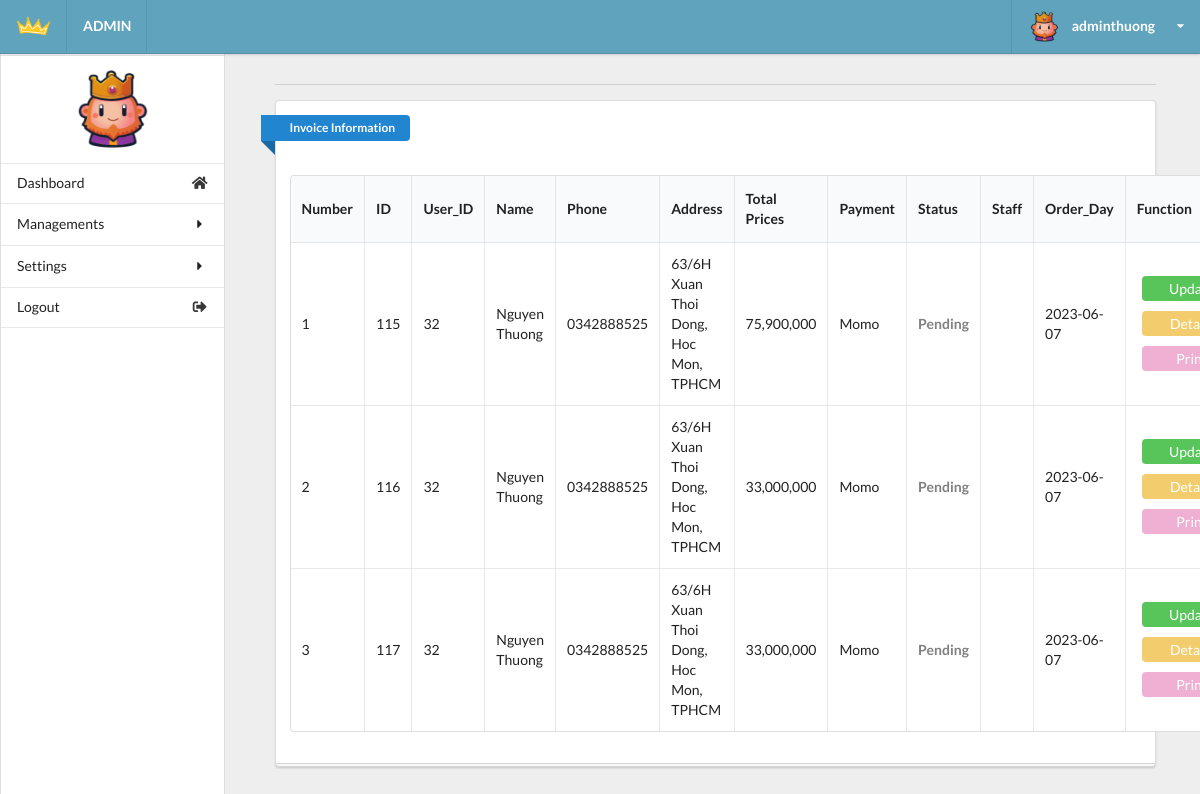
Before: /admin/admin.php?act=invoice (signed in) with the older database file.
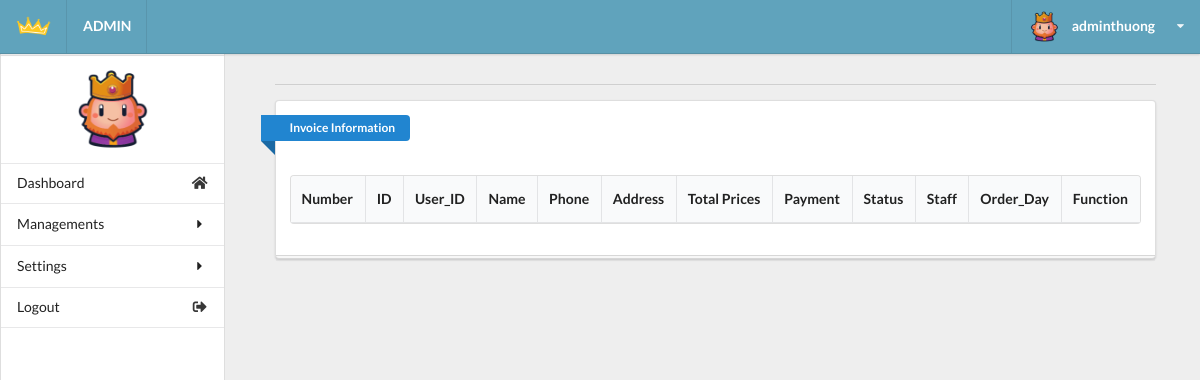
After: the same page with the newer database file.
### tables this page shows
CREATE TABLE `tbl_order` (
  `id` int(9) NOT NULL,
  `invoice_id` varchar(20) NOT NULL,
  `total_prices` double(10,0) NOT NULL DEFAULT 0,
  `payment` tinyint(1) NOT NULL DEFAULT 1,
  `id_user` int(11) NOT NULL,
  `fname` varchar(20) NOT NULL,
  `lname` varchar(20) NOT NULL,
  `phone` varchar(20) NOT NULL,
  `email` varchar(50) NOT NULL,
  `address` varchar(255) NOT NULL,
  `notes` varchar(255) NOT NULL DEFAULT 'Not note',
  `due_date` date NOT NULL DEFAULT current_timestamp(),
  `status` varchar(20) NOT NULL DEFAULT 'Pending',
  `employee_pr` int(11) DEFAULT NULL
);

### model/invoicedb.php (called while the page is built, shortened)
<?php
    function getall_invoice(){
        $conn=connectdb();
        $stmt = $conn->prepare("SELECT * FROM tbl_order");
        $stmt->execute();
        $kq=$stmt->fetchAll();
        return $kq;
    }
?>

### admin/invoice.php (the view, shortened to what this page needs)
<div class="right floated thirteen wide computer sixteen wide phone column" id="content">
  <div class="ui container grid">
    <div class="row">
      <div class="fifteen wide computer sixteen wide phone centered column center-table">
        <div class="ui divider"></div>
        <div class="ui grid">
          <div class="sixteen wide computer sixteen wide phone centered column">
            <div class="ui stacked segment">
              <div class="ui blue ribbon icon label">Invoice Information</div>
              <br><br>
              <table id="example" class="ui celled table responsive nowrap unstackable" style="width:100%">
                <thead>
                  <tr>
                    <th>Number</th>
                    <th>ID</th>
                    <th>User_ID</th>
                    <th>Name</th>
                    <th>Phone</th>
                    <th>Address</th>
                    <th>Total Prices</th>
                    <th>Payment</th>
                    <th>Status</th>
                    <th>Staff</th>
                    <th>Order_Day</th>
                    <th>Function</th>
                  </tr>
                </thead>
                <?php
                  if (isset($kq) && (count($kq) > 0)) {
                    $i = 1;
                    foreach ($kq as $invoice) {
                      echo '
                        <tr>
                          <td>'.$i.'</td>
                          <td>'.$invoice['id'].'</td>
                          <td>'.$invoice['id_user'].'</td>
                          <td>'.$invoice['fname']. ' ' .$invoice['lname'].'</td>
                          <td>'.$invoice['phone'].'</td>
                          <td>'.$invoice['address'].'</td>
                          <td>'.number_format($invoice['total_prices']).'</td>
                        ';
                        if($invoice['payment'] ==1)
                        {
                          echo '<td>Cash on delivery</td>';
                        } else{
                          echo '<td>Momo</td>';
                        }
                        if($invoice['status'] =="Pending")
                        {
                          echo '<td class="status-pending">'.$invoice['status'].'</td>';
                        } elseif ($invoice['status'] == "Cancel"){
                          echo '<td class="status-cancel">'.$invoice['status'].'</td>';
                        } elseif ($invoice['status'] == "Ordered"){
                          echo '<td class="status-ordered">'.$invoice['status'].'</td>';
                        };
                        $check_us = 0;
                        if($check_us == 0)
                        {
                          echo '<td> </td>';
                        }
                        echo '
                          <td>'.$invoice['due_date'].'</td>
                        ';
                        if($invoice['status'] == "Cancel")
                        {
                          echo'
                          <td>
                            <button  class="button-detail"><a class="change-a" href="../web_user/index.php?act=print_invoice_admin&iddh='.$invoice['id'].'">Details</a></button>
                          </td>
                        </tr>';
                        } else {
                          echo'
                          <td>
                            <button  class="button-update"><a class="change-a" href="admin.php?act=updateform_invoice&id='.$invoice['id'].'">Update</a></button>
                            <button  class="button-detail"><a class="change-a" href="../web_user/index.php?act=print_invoice_admin&iddh='.$invoice['id'].'">Details</a></button>
                            <button  class="button-print"><a class="change-a" href="../web_user/index.php?act=print_invoice_admin&iddh='.$invoice['id'].'">Print</a></button>
                          </td>
                        </tr>';
                        }
                      $i++;
                    }
                  }
                ?>
              </table>
            </div>
          </div>
        </div>
      </div>
    </div>
  </div>
</div>
</div>
</body>
</html>

Changed rows visible on the page:
removed tbl_order: id "115", id_user "32", fname "Nguyen", lname "Thuong", phone "0342888525", address "63/6H Xuan Thoi Dong, Hoc Mon, TPHCM", total_prices "75,900,000", payment "Momo", status "Pending", due_date "2023-06-07"
removed tbl_order: id "116", id_user "32", fname "Nguyen", lname "Thuong", phone "0342888525", address "63/6H Xuan Thoi Dong, Hoc Mon, TPHCM", total_prices "33,000,000", payment "Momo", status "Pending", due_date "2023-06-07"
removed tbl_order: id "117", id_user "32", fname "Nguyen", lname "Thuong", phone "0342888525", address "63/6H Xuan Thoi Dong, Hoc Mon, TPHCM", total_prices "33,000,000", payment "Momo", status "Pending", due_date "2023-06-07"
